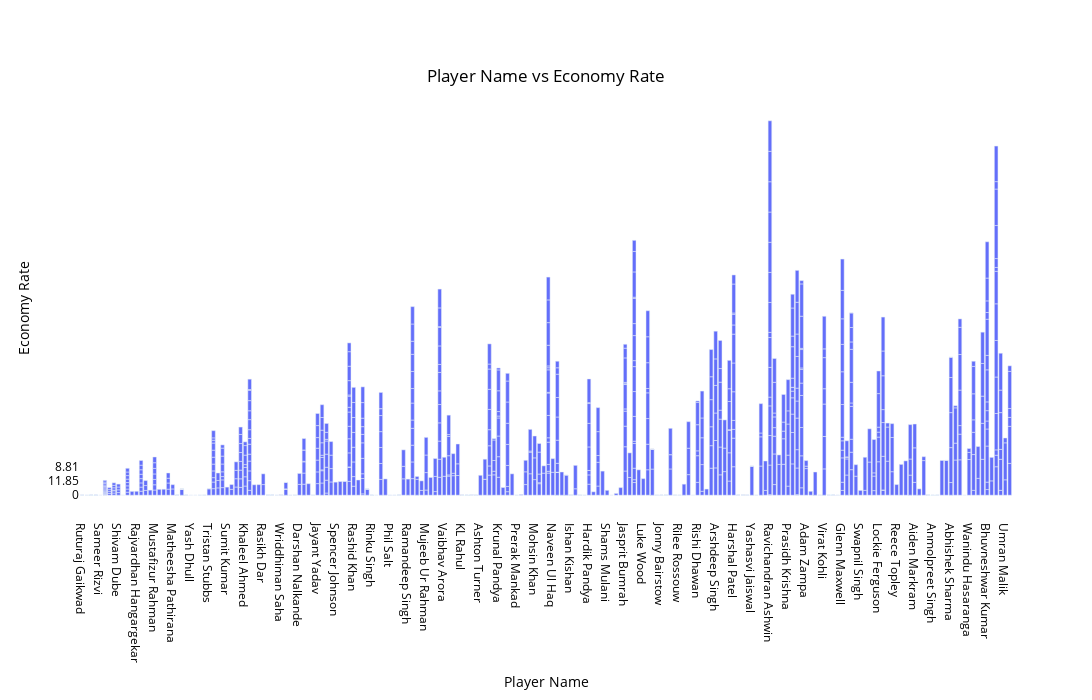

The notebook cell this image was saved under:
### Code cell
fig = px.bar(ipl_data, x='Player_Name', y='Economy_Rate', title='Player Name vs Economy Rate')
fig.update_layout(
    xaxis_title='Player Name',
    yaxis_title='Economy Rate',
    title={
        'text': 'Player Name vs Economy Rate',
        'y':0.9,
        'x':0.5,
        'xanchor': 'center',
        'yanchor': 'top'
    },
    plot_bgcolor='rgba(0,0,0,0)',
    paper_bgcolor='rgba(0,0,0,0)',
    font=dict(color='black', size=12),
    width=1100,
    height=700
)

fig.show()

### Figure 1 — Plotly figure (JSON) as saved in the notebook; plotly's stock layout.template omitted (floating-point values rounded to 4 significant figures; data arrays with more than 128 entries replaced by an {"elided": "..."} marker saying what was removed)
{"data": [{"alignmentgroup": "True", "hovertemplate": "Player_Name=%{x}<br>Economy_Rate=%{y}<extra></extra>", "legendgroup": "", "marker": {"color": "#636efa", "pattern": {"shape": ""}}, "name": "", "offsetgroup": "", "orientation": "v", "showlegend": false, "textposition": "auto", "type": "bar", "x": {"elided": "1131 str values"}, "xaxis": "x", "y": {"elided": "1131 str values"}, "yaxis": "y"}], "layout": {"barmode": "relative", "font": {"color": "black", "size": 12}, "height": 700, "legend": {"tracegroupgap": 0}, "paper_bgcolor": "rgba(0, 0, 0, 0)", "plot_bgcolor": "rgba(0, 0, 0, 0)", "title": {"text": "Player Name vs Economy Rate", "x": 0.5, "xanchor": "center", "y": 0.9, "yanchor": "top"}, "width": 1100, "xaxis": {"anchor": "y", "autorange": true, "domain": [0, 1], "range": [-0.5, 205.5], "title": {"text": "Player Name"}, "type": "category"}, "yaxis": {"anchor": "x", "autorange": true, "domain": [0, 1], "range": [-213.3, 4053.0], "title": {"text": "Economy Rate"}, "type": "category"}}}
